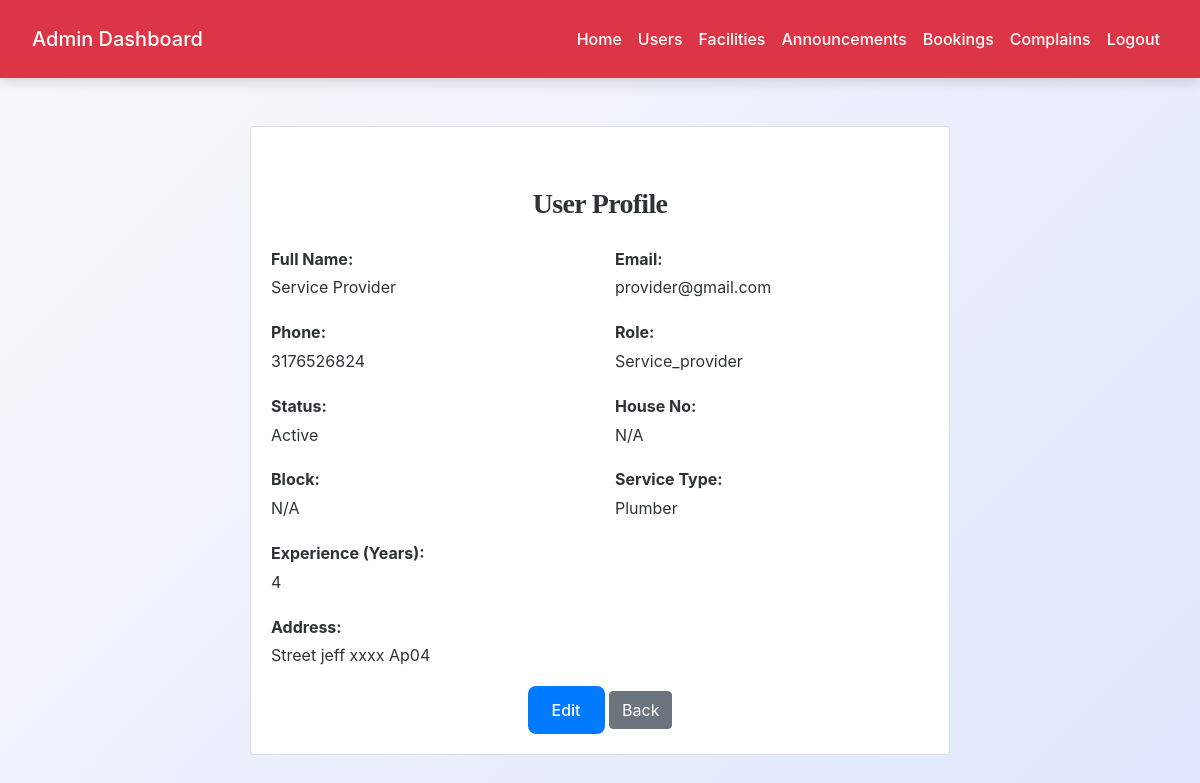
Screenshot of /admin/view_profile.php?id=2 (signed in) with the database file from the repository.
### tables this page shows
CREATE TABLE `users` (
  `id` int(11) NOT NULL,
  `full_name` varchar(100) NOT NULL,
  `email` varchar(100) NOT NULL,
  `phone` varchar(20) DEFAULT NULL,
  `password` varchar(255) NOT NULL,
  `role` enum('admin','resident','service_provider') NOT NULL,
  `address` text DEFAULT NULL,
  `profile_picture` varchar(255) DEFAULT NULL,
  `status` enum('active','inactive','pending') DEFAULT 'pending',
  `house_no` varchar(20) DEFAULT NULL,
  `block` varchar(20) DEFAULT NULL,
  `service_type` varchar(50) DEFAULT NULL,
  `experience_years` int(11) DEFAULT NULL,
  `created_at` timestamp NOT NULL DEFAULT current_timestamp(),
  `updated_at` timestamp NOT NULL DEFAULT current_timestamp() ON UPDATE current_timestamp()
);

### admin/view_profile.php (the view, shortened to what this page needs)
<?php
include('config.php');
$id = intval($_GET['id']);
$result = mysqli_query($conn, "SELECT * FROM users WHERE id = $id");
$user = mysqli_fetch_assoc($result);
?>
<!DOCTYPE html>
<html>
<head>
    <link rel="stylesheet"
          href="https://maxcdn.bootstrapcdn.com/bootstrap/4.5.2/css/bootstrap.min.css">
    <link rel="stylesheet" href="../css/style.css">
</head>
<body>
<?php include('admin_navbar.php'); ?>
<div class="container mt-5">
    <div class="card mx-auto" style="max-width: 700px;">
        <div class="card-body">
            <h3 class="text-center mb-4">User Profile</h3>
            <div class="row">
                <div class="col-md-6 mb-3">
                    <strong>Full Name:</strong><br>
                    <?= htmlspecialchars($user['full_name']) ?>
                </div>
                <div class="col-md-6 mb-3">
                    <strong>Email:</strong><br>
                    <?= htmlspecialchars($user['email']) ?>
                </div>
                <div class="col-md-6 mb-3">
                    <strong>Phone:</strong><br>
                    <?= htmlspecialchars($user['phone']) ?>
                </div>
                <div class="col-md-6 mb-3">
                    <strong>Role:</strong><br>
                    <?= ucfirst($user['role']) ?>
                </div>
                <div class="col-md-6 mb-3">
                    <strong>Status:</strong><br>
                    <?= ucfirst($user['status']) ?>
                </div>
                <div class="col-md-6 mb-3">
                    <strong>House No:</strong><br>
                    <?= $user['house_no'] ?: 'N/A' ?>
                </div>
                <div class="col-md-6 mb-3">
                    <strong>Block:</strong><br>
                    <?= $user['block'] ?: 'N/A' ?>
                </div>
                <div class="col-md-6 mb-3">
                    <strong>Service Type:</strong><br>
                    <?= $user['service_type'] ?: 'N/A' ?>
                </div>
                <div class="col-md-6 mb-3">
                    <strong>Experience (Years):</strong><br>
                    <?= $user['experience_years'] ?: 'N/A' ?>
                </div>
                <div class="col-12 mb-3">
                    <strong>Address:</strong><br>
                    <?= $user['address'] ?: 'N/A' ?>
                </div>
            </div>
            <div class="text-center">
                <a href="edit_user.php?id=<?= $user['id'] ?>" class="btn btn-primary">Edit</a>
                <a href="view_users.php" class="btn btn-secondary">Back</a>
            </div>
        </div>
    </div>
</div>
</body>
</html>

### css/style.css (style rules this page uses)
:root { --primary: #007bff; --secondary: #6c757d; --success: #28a745; --info: #17a2b8; --warning: #ffc107; --danger: #dc3545; --light: #f8f9fa; --dark: #2d3436; --accent: #ff6f61; --highlight: #6f42c1; --shadow: rgba(0, 0, 0, 0.15); --transition: all 0.3s ease-in-out; }
body { font-family: 'Inter', 'Segoe UI', Tahoma, Geneva, Verdana, sans-serif; background: linear-gradient(135deg, var(--light) 0%, #e0e7ff 100%); color: var(--dark); line-height: 1.8; margin: 0; padding: 0; min-height: 100vh; font-size: 16px; }
h1, h2, h3, h4 { text-align: center; margin: 2.5rem 0; font-family: 'Georgia', 'Times New Roman', serif; color: var(--dark); font-weight: 700; letter-spacing: -0.025em; }
h3 { font-size: 1.75rem; }
.container { max-width: 1200px; margin: 0 auto 3rem; padding: 0 1.5rem; }
.btn-primary { background-color: var(--primary); color: #fff; border: none; border-radius: 8px; padding: 0.75rem 1.5rem; font-size: 1rem; font-weight: 500; cursor: pointer; transition: var(--transition); display: inline-flex; align-items: center; justify-content: center; }
a { color: var(--primary); text-decoration: none; font-weight: 500; transition: var(--transition); }

### rows the page displays
users: full_name "Service Provider", email "provider@gmail.com", phone "3176526824", role "Service_provider", status "Active", house_no "N/A", block "N/A", service_type "Plumber", experience_years "4", address "Street jeff xxxx Ap04"
